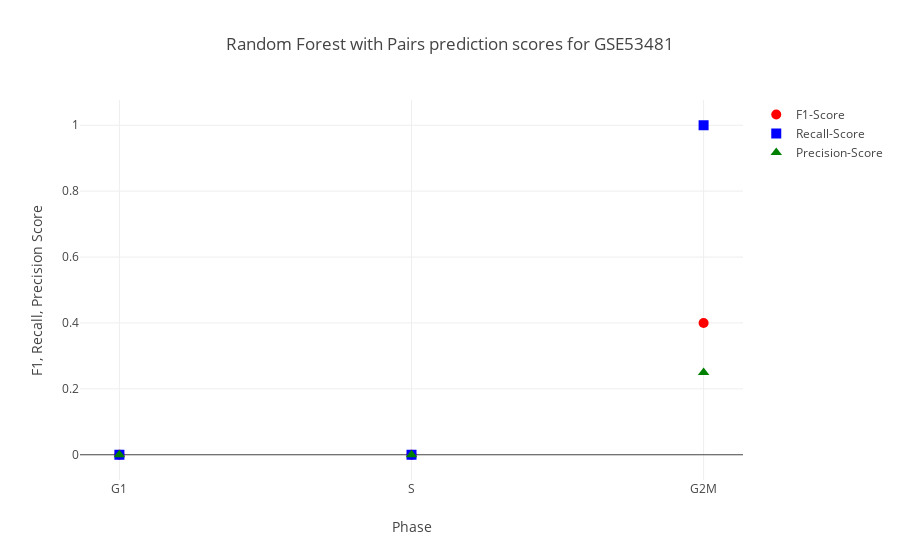

The notebook cell this image was saved under:
### Code cell
GSE53481_rf_evaluation = helper.evaluate_prediction(GSE53481_rf_prediction_table, GSE53481_labels)
iplot(helper.plot_evaluation(*GSE53481_rf_evaluation, xaxis=["G1","S","G2M"], xaxislbl="Phase", title="Random Forest with Pairs prediction scores for GSE53481"))

### Figure 1 — Plotly figure (JSON) as saved in the notebook; plotly's stock layout.template omitted (floating-point values rounded to 4 significant figures)
{"data": [{"marker": {"color": "red", "size": 10, "symbol": "circle"}, "mode": "markers", "name": "F1-Score", "type": "scatter", "x": ["G1", "S", "G2M"], "y": [0, 0, 0.4]}, {"marker": {"color": "blue", "size": 10, "symbol": "square"}, "mode": "markers", "name": "Recall-Score", "type": "scatter", "x": ["G1", "S", "G2M"], "y": [0, 0, 1]}, {"marker": {"color": "green", "size": 10, "symbol": "triangle-up"}, "mode": "markers", "name": "Precision-Score", "type": "scatter", "x": ["G1", "S", "G2M"], "y": [0, 0, 0.25]}], "layout": {"title": "Random Forest with Pairs prediction scores for GSE53481", "xaxis": {"title": "Phase"}, "yaxis": {"title": "F1, Recall, Precision Score"}}}
